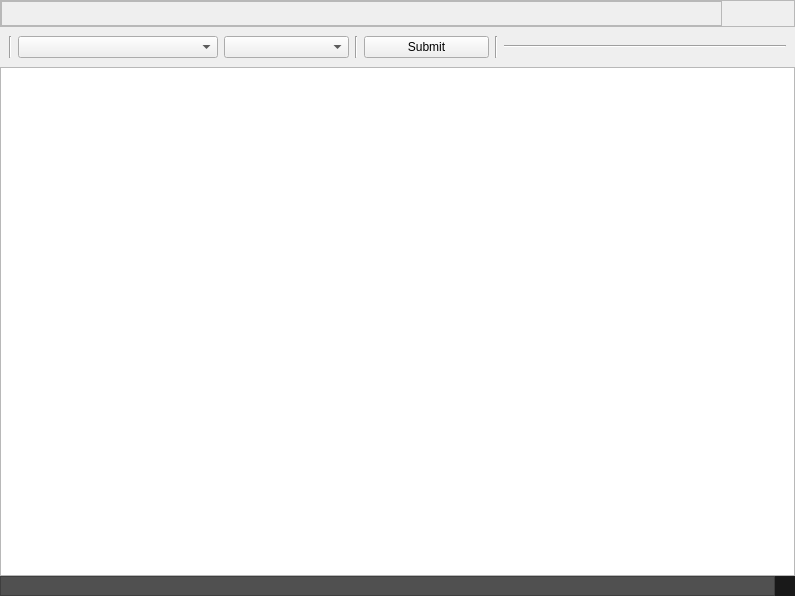
<?xml version="1.0" encoding="UTF-8"?>
<ui version="4.0">
 <class>MainWindow</class>
 <widget class="QMainWindow" name="MainWindow">
  <property name="geometry">
   <rect>
    <x>0</x>
    <y>0</y>
    <width>795</width>
    <height>596</height>
   </rect>
  </property>
  <property name="windowTitle">
   <string>MainWindow</string>
  </property>
  <widget class="QWidget" name="centralwidget">
   <layout class="QGridLayout" name="gridLayout">
    <property name="leftMargin">
     <number>0</number>
    </property>
    <property name="topMargin">
     <number>0</number>
    </property>
    <property name="rightMargin">
     <number>0</number>
    </property>
    <property name="bottomMargin">
     <number>0</number>
    </property>
    <property name="spacing">
     <number>0</number>
    </property>
    <item row="3" column="0">
     <widget class="QFrame" name="frame">
      <property name="styleSheet">
       <string notr="true">background-color: rgb(80, 80, 80);
  border-radius: 0
px;</string>
      </property>
      <property name="frameShape">
       <enum>QFrame::StyledPanel</enum>
      </property>
      <property name="frameShadow">
       <enum>QFrame::Raised</enum>
      </property>
     </widget>
    </item>
    <item row="2" column="0" colspan="2">
     <widget class="QTableView" name="tableView">
      <property name="tabKeyNavigation">
       <bool>false</bool>
      </property>
      <property name="selectionBehavior">
       <enum>QAbstractItemView::SelectRows</enum>
      </property>
      <property name="sortingEnabled">
       <bool>true</bool>
      </property>
     </widget>
    </item>
    <item row="3" column="1">
     <widget class="QFrame" name="frameGrip">
      <property name="minimumSize">
       <size>
        <width>20</width>
        <height>20</height>
       </size>
      </property>
      <property name="maximumSize">
       <size>
        <width>20</width>
        <height>20</height>
       </size>
      </property>
      <property name="styleSheet">
       <string notr="true">background-color: rgb(25,25,25);
  border-radius: 0px;</string>
      </property>
      <property name="frameShape">
       <enum>QFrame::StyledPanel</enum>
      </property>
      <property name="frameShadow">
       <enum>QFrame::Raised</enum>
      </property>
     </widget>
    </item>
    <item row="0" column="0" colspan="2">
     <widget class="QFrame" name="headerFrame">
      <property name="sizePolicy">
       <sizepolicy hsizetype="Expanding" vsizetype="Maximum">
        <horstretch>0</horstretch>
        <verstretch>0</verstretch>
       </sizepolicy>
      </property>
      <property name="minimumSize">
       <size>
        <width>0</width>
        <height>0</height>
       </size>
      </property>
      <property name="styleSheet">
       <string notr="true"/>
      </property>
      <property name="frameShape">
       <enum>QFrame::StyledPanel</enum>
      </property>
      <property name="frameShadow">
       <enum>QFrame::Raised</enum>
      </property>
      <layout class="QGridLayout" name="gridLayout_2">
       <property name="leftMargin">
        <number>0</number>
       </property>
       <property name="topMargin">
        <number>0</number>
       </property>
       <property name="rightMargin">
        <number>0</number>
       </property>
       <property name="bottomMargin">
        <number>0</number>
       </property>
       <property name="spacing">
        <number>0</number>
       </property>
       <item row="0" column="0">
        <widget class="QFrame" name="frame_2">
         <property name="sizePolicy">
          <sizepolicy hsizetype="Expanding" vsizetype="Preferred">
           <horstretch>0</horstretch>
           <verstretch>0</verstretch>
          </sizepolicy>
         </property>
         <property name="minimumSize">
          <size>
           <width>0</width>
           <height>25</height>
          </size>
         </property>
         <property name="maximumSize">
          <size>
           <width>16777215</width>
           <height>25</height>
          </size>
         </property>
         <property name="frameShape">
          <enum>QFrame::StyledPanel</enum>
         </property>
         <property name="frameShadow">
          <enum>QFrame::Raised</enum>
         </property>
        </widget>
       </item>
       <item row="0" column="1" alignment="Qt::AlignRight|Qt::AlignTop">
        <widget class="QFrame" name="btnframe">
         <property name="sizePolicy">
          <sizepolicy hsizetype="Expanding" vsizetype="Expanding">
           <horstretch>0</horstretch>
           <verstretch>0</verstretch>
          </sizepolicy>
         </property>
         <property name="minimumSize">
          <size>
           <width>0</width>
           <height>25</height>
          </size>
         </property>
         <property name="maximumSize">
          <size>
           <width>16777215</width>
           <height>25</height>
          </size>
         </property>
         <property name="styleSheet">
          <string notr="true">background-color: transparent;</string>
         </property>
         <property name="frameShape">
          <enum>QFrame::StyledPanel</enum>
         </property>
         <property name="frameShadow">
          <enum>QFrame::Raised</enum>
         </property>
         <layout class="QHBoxLayout" name="horizontalLayout">
          <property name="spacing">
           <number>0</number>
          </property>
          <property name="leftMargin">
           <number>0</number>
          </property>
          <property name="topMargin">
           <number>0</number>
          </property>
          <property name="rightMargin">
           <number>0</number>
          </property>
          <property name="bottomMargin">
           <number>0</number>
          </property>
          <item alignment="Qt::AlignTop">
           <widget class="QPushButton" name="bt_min">
            <property name="sizePolicy">
             <sizepolicy hsizetype="Expanding" vsizetype="Expanding">
              <horstretch>0</horstretch>
              <verstretch>0</verstretch>
             </sizepolicy>
            </property>
            <property name="minimumSize">
             <size>
              <width>35</width>
              <height>25</height>
             </size>
            </property>
            <property name="maximumSize">
             <size>
              <width>35</width>
              <height>25</height>
             </size>
            </property>
            <property name="styleSheet">
             <string notr="true">QPushButton {
  background-color: transparent;
  border: 1px solid transparent;

}
QPushButton:hover {
  background-color: #148CD2;    
}
</string>
            </property>
            <property name="text">
             <string/>
            </property>
            <property name="icon">
             <iconset resource="../icons/icons.qrc">
              <normaloff>:/icon1/minus.svg</normaloff>:/icon1/minus.svg</iconset>
            </property>
            <property name="iconSize">
             <size>
              <width>15</width>
              <height>15</height>
             </size>
            </property>
           </widget>
          </item>
          <item alignment="Qt::AlignRight|Qt::AlignTop">
           <widget class="QPushButton" name="bt_close">
            <property name="sizePolicy">
             <sizepolicy hsizetype="Maximum" vsizetype="Maximum">
              <horstretch>0</horstretch>
              <verstretch>0</verstretch>
             </sizepolicy>
            </property>
            <property name="minimumSize">
             <size>
              <width>35</width>
              <height>25</height>
             </size>
            </property>
            <property name="maximumSize">
             <size>
              <width>35</width>
              <height>25</height>
             </size>
            </property>
            <property name="styleSheet">
             <string notr="true">QPushButton {
  background-color: transparent;
  border: 1px solid transparent;

}
QPushButton:hover {
  background-color: #148CD2;    
}
</string>
            </property>
            <property name="text">
             <string/>
            </property>
            <property name="icon">
             <iconset resource="../icons/icons.qrc">
              <normaloff>:/icon1/x.svg</normaloff>:/icon1/x.svg</iconset>
            </property>
            <property name="iconSize">
             <size>
              <width>15</width>
              <height>15</height>
             </size>
            </property>
           </widget>
          </item>
         </layout>
        </widget>
       </item>
      </layout>
     </widget>
    </item>
    <item row="1" column="0" colspan="2">
     <widget class="QWidget" name="toolB" native="true">
      <property name="minimumSize">
       <size>
        <width>0</width>
        <height>25</height>
       </size>
      </property>
      <layout class="QHBoxLayout" name="horizontalLayout_2">
       <item>
        <widget class="Line" name="line">
         <property name="orientation">
          <enum>Qt::Vertical</enum>
         </property>
        </widget>
       </item>
       <item>
        <widget class="QComboBox" name="comboBox">
         <property name="maximumSize">
          <size>
           <width>200</width>
           <height>16777215</height>
          </size>
         </property>
        </widget>
       </item>
       <item>
        <widget class="QComboBox" name="comboBox_2">
         <property name="maximumSize">
          <size>
           <width>125</width>
           <height>16777215</height>
          </size>
         </property>
        </widget>
       </item>
       <item>
        <widget class="Line" name="line_2">
         <property name="orientation">
          <enum>Qt::Vertical</enum>
         </property>
        </widget>
       </item>
       <item>
        <widget class="QPushButton" name="pbSubmit">
         <property name="maximumSize">
          <size>
           <width>125</width>
           <height>16777215</height>
          </size>
         </property>
         <property name="text">
          <string>Submit</string>
         </property>
        </widget>
       </item>
       <item>
        <widget class="Line" name="line_3">
         <property name="orientation">
          <enum>Qt::Vertical</enum>
         </property>
        </widget>
       </item>
       <item>
        <widget class="Line" name="line_4">
         <property name="minimumSize">
          <size>
           <width>50</width>
           <height>0</height>
          </size>
         </property>
         <property name="orientation">
          <enum>Qt::Horizontal</enum>
         </property>
        </widget>
       </item>
      </layout>
     </widget>
    </item>
   </layout>
  </widget>
  <action name="actionCSV">
   <property name="text">
    <string>CSV</string>
   </property>
  </action>
 </widget>
 <resources>
  <include location="../icons/icons.qrc"/>
 </resources>
 <connections/>
</ui>
